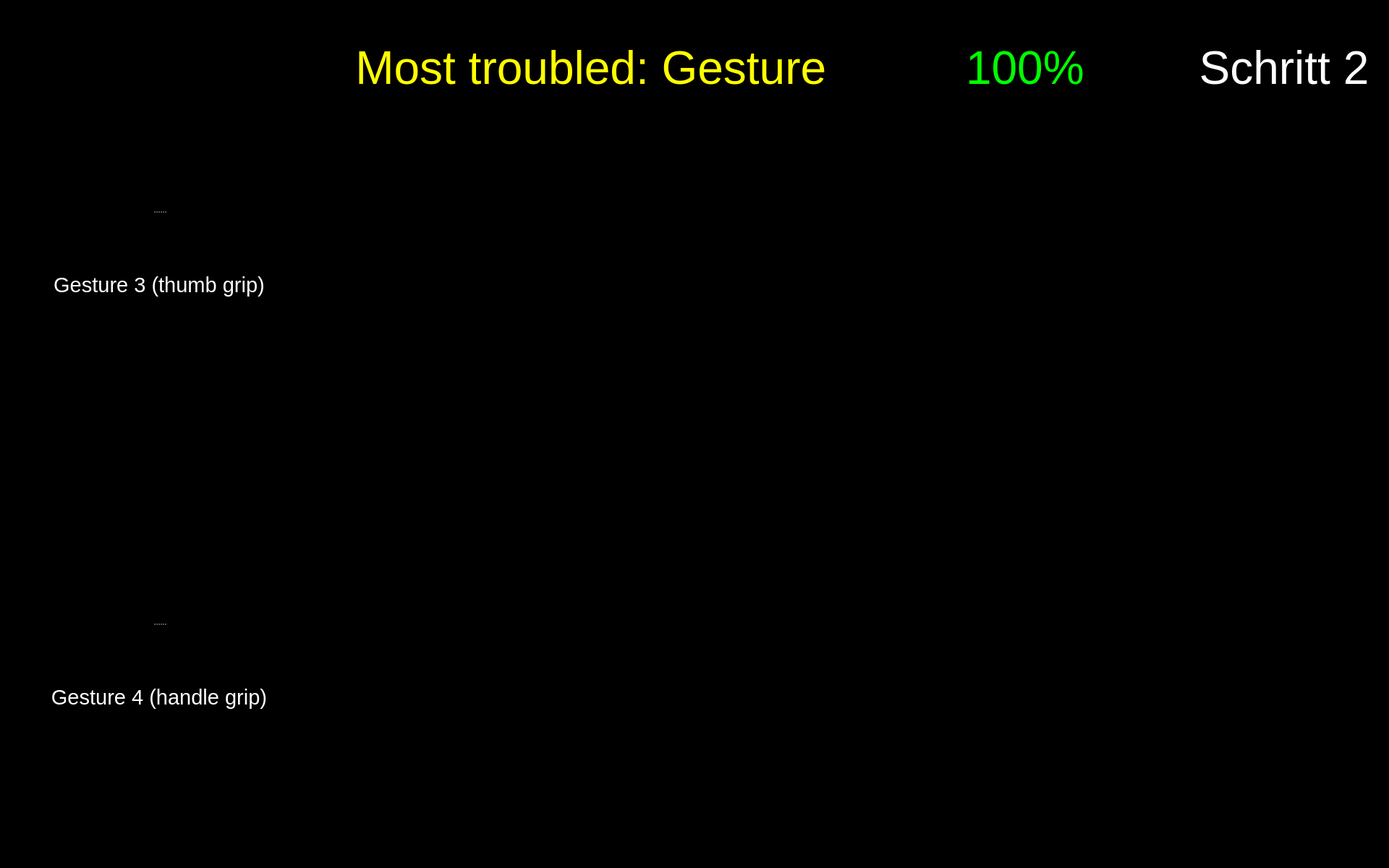
<?xml version="1.0" encoding="UTF-8"?>
<ui version="4.0">
 <class>Form</class>
 <widget class="QWidget" name="Form">
  <property name="geometry">
   <rect>
    <x>0</x>
    <y>0</y>
    <width>1920</width>
    <height>1200</height>
   </rect>
  </property>
  <property name="maximumSize">
   <size>
    <width>1920</width>
    <height>1200</height>
   </size>
  </property>
  <property name="windowTitle">
   <string>Form</string>
  </property>
  <property name="styleSheet">
   <string notr="true">background-color: rgb(0, 0, 0);</string>
  </property>
  <widget class="QPushButton" name="button_nav_left">
   <property name="enabled">
    <bool>true</bool>
   </property>
   <property name="geometry">
    <rect>
     <x>800</x>
     <y>560</y>
     <width>150</width>
     <height>150</height>
    </rect>
   </property>
   <property name="minimumSize">
    <size>
     <width>81</width>
     <height>81</height>
    </size>
   </property>
   <property name="maximumSize">
    <size>
     <width>150</width>
     <height>150</height>
    </size>
   </property>
   <property name="cursor">
    <cursorShape>OpenHandCursor</cursorShape>
   </property>
   <property name="focusPolicy">
    <enum>Qt::WheelFocus</enum>
   </property>
   <property name="contextMenuPolicy">
    <enum>Qt::DefaultContextMenu</enum>
   </property>
   <property name="layoutDirection">
    <enum>Qt::LeftToRight</enum>
   </property>
   <property name="autoFillBackground">
    <bool>false</bool>
   </property>
   <property name="styleSheet">
    <string notr="true"/>
   </property>
   <property name="icon">
    <iconset resource="resources/res.qrc">
     <normaloff>:/buttons/Button Left.svg</normaloff>:/buttons/Button Left.svg</iconset>
   </property>
   <property name="iconSize">
    <size>
     <width>144</width>
     <height>144</height>
    </size>
   </property>
   <property name="autoDefault">
    <bool>false</bool>
   </property>
   <property name="default">
    <bool>false</bool>
   </property>
   <property name="flat">
    <bool>true</bool>
   </property>
  </widget>
  <widget class="QPushButton" name="button_nav_right">
   <property name="enabled">
    <bool>true</bool>
   </property>
   <property name="geometry">
    <rect>
     <x>960</x>
     <y>560</y>
     <width>150</width>
     <height>150</height>
    </rect>
   </property>
   <property name="minimumSize">
    <size>
     <width>81</width>
     <height>81</height>
    </size>
   </property>
   <property name="maximumSize">
    <size>
     <width>150</width>
     <height>150</height>
    </size>
   </property>
   <property name="cursor">
    <cursorShape>OpenHandCursor</cursorShape>
   </property>
   <property name="focusPolicy">
    <enum>Qt::WheelFocus</enum>
   </property>
   <property name="contextMenuPolicy">
    <enum>Qt::DefaultContextMenu</enum>
   </property>
   <property name="layoutDirection">
    <enum>Qt::LeftToRight</enum>
   </property>
   <property name="autoFillBackground">
    <bool>false</bool>
   </property>
   <property name="styleSheet">
    <string notr="true"/>
   </property>
   <property name="icon">
    <iconset resource="resources/res.qrc">
     <normaloff>:/buttons/Button Right.svg</normaloff>:/buttons/Button Right.svg</iconset>
   </property>
   <property name="iconSize">
    <size>
     <width>144</width>
     <height>144</height>
    </size>
   </property>
   <property name="autoDefault">
    <bool>false</bool>
   </property>
   <property name="default">
    <bool>false</bool>
   </property>
   <property name="flat">
    <bool>true</bool>
   </property>
  </widget>
  <widget class="QWidget" name="widget_score" native="true">
   <property name="geometry">
    <rect>
     <x>1180</x>
     <y>20</y>
     <width>450</width>
     <height>150</height>
    </rect>
   </property>
   <widget class="QWidget" name="horizontalLayoutWidget_2">
    <property name="geometry">
     <rect>
      <x>-1</x>
      <y>-1</y>
      <width>451</width>
      <height>152</height>
     </rect>
    </property>
    <layout class="QHBoxLayout" name="horizontalLayout_2">
     <item>
      <widget class="QLabel" name="score_flag">
       <property name="enabled">
        <bool>true</bool>
       </property>
       <property name="sizePolicy">
        <sizepolicy hsizetype="Preferred" vsizetype="Preferred">
         <horstretch>0</horstretch>
         <verstretch>0</verstretch>
        </sizepolicy>
       </property>
       <property name="maximumSize">
        <size>
         <width>150</width>
         <height>150</height>
        </size>
       </property>
       <property name="text">
        <string/>
       </property>
       <property name="pixmap">
        <pixmap resource="resources/res.qrc">:/img/Score Flag.svg</pixmap>
       </property>
      </widget>
     </item>
     <item>
      <widget class="QLabel" name="label_text_score">
       <property name="font">
        <font>
         <pointsize>48</pointsize>
        </font>
       </property>
       <property name="styleSheet">
        <string notr="true">color: rgb(0, 255, 0);</string>
       </property>
       <property name="text">
        <string>&lt;html&gt;&lt;head/&gt;&lt;body&gt;&lt;p&gt;&lt;span style=&quot; color:#00ff00;&quot;&gt;100%&lt;/span&gt;&lt;/p&gt;&lt;/body&gt;&lt;/html&gt;</string>
       </property>
       <property name="alignment">
        <set>Qt::AlignLeading|Qt::AlignLeft|Qt::AlignVCenter</set>
       </property>
       <property name="wordWrap">
        <bool>true</bool>
       </property>
      </widget>
     </item>
    </layout>
   </widget>
  </widget>
  <widget class="QPushButton" name="button_exit">
   <property name="enabled">
    <bool>true</bool>
   </property>
   <property name="geometry">
    <rect>
     <x>1760</x>
     <y>1040</y>
     <width>150</width>
     <height>150</height>
    </rect>
   </property>
   <property name="minimumSize">
    <size>
     <width>81</width>
     <height>81</height>
    </size>
   </property>
   <property name="maximumSize">
    <size>
     <width>150</width>
     <height>150</height>
    </size>
   </property>
   <property name="cursor">
    <cursorShape>OpenHandCursor</cursorShape>
   </property>
   <property name="focusPolicy">
    <enum>Qt::WheelFocus</enum>
   </property>
   <property name="contextMenuPolicy">
    <enum>Qt::DefaultContextMenu</enum>
   </property>
   <property name="icon">
    <iconset resource="resources/res.qrc">
     <normaloff>:/buttons/Button Exit.svg</normaloff>:/buttons/Button Exit.svg</iconset>
   </property>
   <property name="iconSize">
    <size>
     <width>144</width>
     <height>144</height>
    </size>
   </property>
   <property name="autoDefault">
    <bool>false</bool>
   </property>
   <property name="default">
    <bool>false</bool>
   </property>
   <property name="flat">
    <bool>true</bool>
   </property>
  </widget>
  <widget class="QLabel" name="label_plot_2">
   <property name="geometry">
    <rect>
     <x>490</x>
     <y>760</y>
     <width>850</width>
     <height>340</height>
    </rect>
   </property>
   <property name="maximumSize">
    <size>
     <width>1200</width>
     <height>480</height>
    </size>
   </property>
   <property name="font">
    <font>
     <pointsize>48</pointsize>
    </font>
   </property>
   <property name="styleSheet">
    <string notr="true">color: rgb(255, 255, 255);</string>
   </property>
   <property name="text">
    <string/>
   </property>
   <property name="scaledContents">
    <bool>true</bool>
   </property>
  </widget>
  <widget class="QLabel" name="icon_expert_2">
   <property name="enabled">
    <bool>true</bool>
   </property>
   <property name="geometry">
    <rect>
     <x>490</x>
     <y>810</y>
     <width>100</width>
     <height>100</height>
    </rect>
   </property>
   <property name="sizePolicy">
    <sizepolicy hsizetype="Preferred" vsizetype="Preferred">
     <horstretch>0</horstretch>
     <verstretch>0</verstretch>
    </sizepolicy>
   </property>
   <property name="maximumSize">
    <size>
     <width>100</width>
     <height>100</height>
    </size>
   </property>
   <property name="text">
    <string/>
   </property>
   <property name="pixmap">
    <pixmap resource="resources/res.qrc">:/img/Icon Expert.png</pixmap>
   </property>
   <property name="scaledContents">
    <bool>true</bool>
   </property>
  </widget>
  <widget class="QLabel" name="icon_reaction_2">
   <property name="enabled">
    <bool>true</bool>
   </property>
   <property name="geometry">
    <rect>
     <x>1400</x>
     <y>820</y>
     <width>200</width>
     <height>200</height>
    </rect>
   </property>
   <property name="sizePolicy">
    <sizepolicy hsizetype="Preferred" vsizetype="Preferred">
     <horstretch>0</horstretch>
     <verstretch>0</verstretch>
    </sizepolicy>
   </property>
   <property name="maximumSize">
    <size>
     <width>200</width>
     <height>200</height>
    </size>
   </property>
   <property name="text">
    <string/>
   </property>
   <property name="scaledContents">
    <bool>true</bool>
   </property>
  </widget>
  <widget class="QLabel" name="label_plot_1">
   <property name="geometry">
    <rect>
     <x>490</x>
     <y>180</y>
     <width>850</width>
     <height>340</height>
    </rect>
   </property>
   <property name="maximumSize">
    <size>
     <width>1200</width>
     <height>480</height>
    </size>
   </property>
   <property name="font">
    <font>
     <pointsize>48</pointsize>
    </font>
   </property>
   <property name="styleSheet">
    <string notr="true">color: rgb(255, 255, 255);</string>
   </property>
   <property name="text">
    <string/>
   </property>
   <property name="scaledContents">
    <bool>true</bool>
   </property>
  </widget>
  <widget class="QLabel" name="icon_newbie_1">
   <property name="enabled">
    <bool>true</bool>
   </property>
   <property name="geometry">
    <rect>
     <x>490</x>
     <y>380</y>
     <width>100</width>
     <height>100</height>
    </rect>
   </property>
   <property name="sizePolicy">
    <sizepolicy hsizetype="Preferred" vsizetype="Preferred">
     <horstretch>0</horstretch>
     <verstretch>0</verstretch>
    </sizepolicy>
   </property>
   <property name="maximumSize">
    <size>
     <width>100</width>
     <height>100</height>
    </size>
   </property>
   <property name="text">
    <string/>
   </property>
   <property name="pixmap">
    <pixmap resource="resources/res.qrc">:/img/Icon User.png</pixmap>
   </property>
   <property name="scaledContents">
    <bool>true</bool>
   </property>
  </widget>
  <widget class="QLabel" name="image_step">
   <property name="geometry">
    <rect>
     <x>1650</x>
     <y>170</y>
     <width>250</width>
     <height>250</height>
    </rect>
   </property>
   <property name="font">
    <font>
     <pointsize>48</pointsize>
    </font>
   </property>
   <property name="styleSheet">
    <string notr="true">color: rgb(255, 255, 255);</string>
   </property>
   <property name="text">
    <string/>
   </property>
   <property name="pixmap">
    <pixmap resource="resources/res.qrc">:/detected steps/Detected Step2 Button.png</pixmap>
   </property>
   <property name="alignment">
    <set>Qt::AlignCenter</set>
   </property>
   <property name="wordWrap">
    <bool>true</bool>
   </property>
  </widget>
  <widget class="QLabel" name="icon_expert_1">
   <property name="enabled">
    <bool>true</bool>
   </property>
   <property name="geometry">
    <rect>
     <x>490</x>
     <y>220</y>
     <width>100</width>
     <height>100</height>
    </rect>
   </property>
   <property name="sizePolicy">
    <sizepolicy hsizetype="Preferred" vsizetype="Preferred">
     <horstretch>0</horstretch>
     <verstretch>0</verstretch>
    </sizepolicy>
   </property>
   <property name="maximumSize">
    <size>
     <width>100</width>
     <height>100</height>
    </size>
   </property>
   <property name="text">
    <string/>
   </property>
   <property name="pixmap">
    <pixmap resource="resources/res.qrc">:/img/Icon Expert.png</pixmap>
   </property>
   <property name="scaledContents">
    <bool>true</bool>
   </property>
  </widget>
  <widget class="QLabel" name="icon_newbie_2">
   <property name="enabled">
    <bool>true</bool>
   </property>
   <property name="geometry">
    <rect>
     <x>490</x>
     <y>960</y>
     <width>100</width>
     <height>100</height>
    </rect>
   </property>
   <property name="sizePolicy">
    <sizepolicy hsizetype="Preferred" vsizetype="Preferred">
     <horstretch>0</horstretch>
     <verstretch>0</verstretch>
    </sizepolicy>
   </property>
   <property name="maximumSize">
    <size>
     <width>100</width>
     <height>100</height>
    </size>
   </property>
   <property name="text">
    <string/>
   </property>
   <property name="pixmap">
    <pixmap resource="resources/res.qrc">:/img/Icon User.png</pixmap>
   </property>
   <property name="scaledContents">
    <bool>true</bool>
   </property>
  </widget>
  <widget class="QLabel" name="icon_reaction_1">
   <property name="enabled">
    <bool>true</bool>
   </property>
   <property name="geometry">
    <rect>
     <x>1400</x>
     <y>250</y>
     <width>200</width>
     <height>200</height>
    </rect>
   </property>
   <property name="sizePolicy">
    <sizepolicy hsizetype="Preferred" vsizetype="Preferred">
     <horstretch>0</horstretch>
     <verstretch>0</verstretch>
    </sizepolicy>
   </property>
   <property name="maximumSize">
    <size>
     <width>200</width>
     <height>200</height>
    </size>
   </property>
   <property name="text">
    <string/>
   </property>
   <property name="scaledContents">
    <bool>true</bool>
   </property>
  </widget>
  <widget class="QLabel" name="label_trouble">
   <property name="geometry">
    <rect>
     <x>260</x>
     <y>20</y>
     <width>900</width>
     <height>150</height>
    </rect>
   </property>
   <property name="font">
    <font>
     <family>Arial</family>
     <pointsize>48</pointsize>
     <weight>9</weight>
     <italic>false</italic>
     <bold>false</bold>
    </font>
   </property>
   <property name="styleSheet">
    <string notr="true">font: 75 48pt &quot;Arial&quot;;
color: rgb(255, 255, 0);</string>
   </property>
   <property name="text">
    <string>Most troubled: Gesture </string>
   </property>
   <property name="textFormat">
    <enum>Qt::RichText</enum>
   </property>
   <property name="alignment">
    <set>Qt::AlignRight|Qt::AlignTrailing|Qt::AlignVCenter</set>
   </property>
   <property name="wordWrap">
    <bool>true</bool>
   </property>
  </widget>
  <widget class="QLabel" name="label_text_step">
   <property name="geometry">
    <rect>
     <x>1650</x>
     <y>20</y>
     <width>250</width>
     <height>150</height>
    </rect>
   </property>
   <property name="font">
    <font>
     <family>Arial</family>
     <pointsize>48</pointsize>
     <weight>9</weight>
     <italic>false</italic>
     <bold>false</bold>
    </font>
   </property>
   <property name="styleSheet">
    <string notr="true">font: 75 48pt &quot;Arial&quot;;
color: rgb(255, 255, 255);</string>
   </property>
   <property name="text">
    <string>Schritt 2</string>
   </property>
   <property name="textFormat">
    <enum>Qt::RichText</enum>
   </property>
   <property name="alignment">
    <set>Qt::AlignCenter</set>
   </property>
   <property name="wordWrap">
    <bool>true</bool>
   </property>
  </widget>
  <widget class="QSplitter" name="splitter_6">
   <property name="geometry">
    <rect>
     <x>60</x>
     <y>780</y>
     <width>320</width>
     <height>282</height>
    </rect>
   </property>
   <property name="orientation">
    <enum>Qt::Vertical</enum>
   </property>
   <widget class="QLabel" name="image_required_5">
    <property name="maximumSize">
     <size>
      <width>320</width>
      <height>240</height>
     </size>
    </property>
    <property name="text">
     <string/>
    </property>
    <property name="pixmap">
     <pixmap resource="resources/res.qrc">:/img/step3_gesture4.png</pixmap>
    </property>
    <property name="scaledContents">
     <bool>true</bool>
    </property>
   </widget>
   <widget class="QLabel" name="text_required_5">
    <property name="font">
     <font>
      <family>Arial</family>
      <pointsize>22</pointsize>
      <weight>9</weight>
      <italic>false</italic>
      <bold>false</bold>
     </font>
    </property>
    <property name="styleSheet">
     <string notr="true">font: 75 22pt &quot;Arial&quot;;
color: rgb(255, 255, 255);</string>
    </property>
    <property name="text">
     <string>Gesture 4 (handle grip)</string>
    </property>
    <property name="textFormat">
     <enum>Qt::PlainText</enum>
    </property>
    <property name="alignment">
     <set>Qt::AlignCenter</set>
    </property>
    <property name="wordWrap">
     <bool>true</bool>
    </property>
   </widget>
  </widget>
  <widget class="QSplitter" name="splitter_4">
   <property name="geometry">
    <rect>
     <x>60</x>
     <y>210</y>
     <width>320</width>
     <height>282</height>
    </rect>
   </property>
   <property name="orientation">
    <enum>Qt::Vertical</enum>
   </property>
   <widget class="QLabel" name="image_required_3">
    <property name="maximumSize">
     <size>
      <width>320</width>
      <height>240</height>
     </size>
    </property>
    <property name="text">
     <string/>
    </property>
    <property name="pixmap">
     <pixmap resource="resources/res.qrc">:/img/step1_gesture3.png</pixmap>
    </property>
    <property name="scaledContents">
     <bool>true</bool>
    </property>
   </widget>
   <widget class="QLabel" name="text_required_3">
    <property name="font">
     <font>
      <family>Arial</family>
      <pointsize>22</pointsize>
      <weight>9</weight>
      <italic>false</italic>
      <bold>false</bold>
     </font>
    </property>
    <property name="styleSheet">
     <string notr="true">font: 75 22pt &quot;Arial&quot;;
color: rgb(255, 255, 255);</string>
    </property>
    <property name="text">
     <string>Gesture 3 (thumb grip)</string>
    </property>
    <property name="textFormat">
     <enum>Qt::PlainText</enum>
    </property>
    <property name="alignment">
     <set>Qt::AlignCenter</set>
    </property>
    <property name="wordWrap">
     <bool>true</bool>
    </property>
   </widget>
  </widget>
  <widget class="QLabel" name="no_sign_1">
   <property name="geometry">
    <rect>
     <x>60</x>
     <y>780</y>
     <width>80</width>
     <height>80</height>
    </rect>
   </property>
   <property name="maximumSize">
    <size>
     <width>80</width>
     <height>80</height>
    </size>
   </property>
   <property name="text">
    <string/>
   </property>
   <property name="pixmap">
    <pixmap resource="resources/res.qrc">:/img/No Sign.svg</pixmap>
   </property>
  </widget>
  <widget class="QLabel" name="no_sign_2">
   <property name="geometry">
    <rect>
     <x>60</x>
     <y>210</y>
     <width>80</width>
     <height>80</height>
    </rect>
   </property>
   <property name="maximumSize">
    <size>
     <width>80</width>
     <height>80</height>
    </size>
   </property>
   <property name="text">
    <string/>
   </property>
   <property name="pixmap">
    <pixmap resource="resources/res.qrc">:/img/No Sign.svg</pixmap>
   </property>
  </widget>
 </widget>
 <resources>
  <include location="resources/res.qrc"/>
 </resources>
 <connections/>
</ui>
